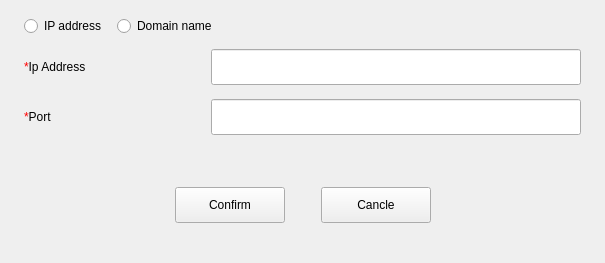
<?xml version="1.0" encoding="UTF-8"?>
<ui version="4.0">
 <class>ServerConfigDialog</class>
 <widget class="QWidget" name="ServerConfigDialog">
  <property name="geometry">
   <rect>
    <x>0</x>
    <y>0</y>
    <width>605</width>
    <height>263</height>
   </rect>
  </property>
  <property name="windowTitle">
   <string>Form</string>
  </property>
  <layout class="QVBoxLayout" name="verticalLayout">
   <property name="spacing">
    <number>10</number>
   </property>
   <property name="leftMargin">
    <number>24</number>
   </property>
   <property name="topMargin">
    <number>16</number>
   </property>
   <property name="rightMargin">
    <number>24</number>
   </property>
   <property name="bottomMargin">
    <number>40</number>
   </property>
   <item>
    <layout class="QHBoxLayout" name="horizontalLayout">
     <item>
      <widget class="QRadioButton" name="rbtn_ip">
       <property name="text">
        <string>IP address</string>
       </property>
      </widget>
     </item>
     <item>
      <widget class="QRadioButton" name="rbtn_dn">
       <property name="text">
        <string>Domain name</string>
       </property>
      </widget>
     </item>
     <item>
      <spacer name="horizontalSpacer">
       <property name="orientation">
        <enum>Qt::Horizontal</enum>
       </property>
       <property name="sizeHint" stdset="0">
        <size>
         <width>40</width>
         <height>20</height>
        </size>
       </property>
      </spacer>
     </item>
    </layout>
   </item>
   <item>
    <widget class="QStackedWidget" name="stackedWidget">
     <property name="currentIndex">
      <number>0</number>
     </property>
     <widget class="QWidget" name="page_ip">
      <layout class="QHBoxLayout" name="horizontalLayout_4">
       <property name="spacing">
        <number>10</number>
       </property>
       <property name="leftMargin">
        <number>0</number>
       </property>
       <property name="topMargin">
        <number>0</number>
       </property>
       <property name="rightMargin">
        <number>0</number>
       </property>
       <property name="bottomMargin">
        <number>0</number>
       </property>
       <item>
        <widget class="QLabel" name="label">
         <property name="text">
          <string>&lt;font color=red&gt;*&lt;/font&gt;Ip Address</string>
         </property>
        </widget>
       </item>
       <item>
        <spacer name="horizontalSpacer_4">
         <property name="orientation">
          <enum>Qt::Horizontal</enum>
         </property>
         <property name="sizeHint" stdset="0">
          <size>
           <width>40</width>
           <height>20</height>
          </size>
         </property>
        </spacer>
       </item>
       <item>
        <widget class="IpMaskLineEdit" name="lineEdit_ip">
         <property name="minimumSize">
          <size>
           <width>370</width>
           <height>36</height>
          </size>
         </property>
         <property name="maximumSize">
          <size>
           <width>370</width>
           <height>36</height>
          </size>
         </property>
        </widget>
       </item>
      </layout>
     </widget>
     <widget class="QWidget" name="page_dn">
      <layout class="QHBoxLayout" name="horizontalLayout_5">
       <property name="spacing">
        <number>10</number>
       </property>
       <property name="leftMargin">
        <number>0</number>
       </property>
       <property name="topMargin">
        <number>0</number>
       </property>
       <property name="rightMargin">
        <number>0</number>
       </property>
       <property name="bottomMargin">
        <number>0</number>
       </property>
       <item>
        <widget class="QLabel" name="label_3">
         <property name="text">
          <string>&lt;font color=red&gt;*&lt;/font&gt;Domain name</string>
         </property>
        </widget>
       </item>
       <item>
        <spacer name="horizontalSpacer_5">
         <property name="orientation">
          <enum>Qt::Horizontal</enum>
         </property>
         <property name="sizeHint" stdset="0">
          <size>
           <width>40</width>
           <height>20</height>
          </size>
         </property>
        </spacer>
       </item>
       <item>
        <widget class="QLineEdit" name="lineEdit_dn">
         <property name="minimumSize">
          <size>
           <width>370</width>
           <height>36</height>
          </size>
         </property>
         <property name="maximumSize">
          <size>
           <width>370</width>
           <height>36</height>
          </size>
         </property>
        </widget>
       </item>
      </layout>
     </widget>
    </widget>
   </item>
   <item>
    <layout class="QHBoxLayout" name="horizontalLayout_3">
     <property name="spacing">
      <number>10</number>
     </property>
     <item>
      <widget class="QLabel" name="label_2">
       <property name="text">
        <string>&lt;font color=red&gt;*&lt;/font&gt;Port</string>
       </property>
      </widget>
     </item>
     <item>
      <spacer name="horizontalSpacer_6">
       <property name="orientation">
        <enum>Qt::Horizontal</enum>
       </property>
       <property name="sizeHint" stdset="0">
        <size>
         <width>40</width>
         <height>20</height>
        </size>
       </property>
      </spacer>
     </item>
     <item>
      <widget class="QLineEdit" name="lineEdit_port">
       <property name="minimumSize">
        <size>
         <width>370</width>
         <height>36</height>
        </size>
       </property>
       <property name="maximumSize">
        <size>
         <width>370</width>
         <height>36</height>
        </size>
       </property>
      </widget>
     </item>
    </layout>
   </item>
   <item>
    <spacer name="verticalSpacer">
     <property name="orientation">
      <enum>Qt::Vertical</enum>
     </property>
     <property name="sizeHint" stdset="0">
      <size>
       <width>20</width>
       <height>40</height>
      </size>
     </property>
    </spacer>
   </item>
   <item>
    <layout class="QHBoxLayout" name="horizontalLayout_2">
     <property name="spacing">
      <number>36</number>
     </property>
     <item>
      <spacer name="horizontalSpacer_2">
       <property name="orientation">
        <enum>Qt::Horizontal</enum>
       </property>
       <property name="sizeHint" stdset="0">
        <size>
         <width>40</width>
         <height>20</height>
        </size>
       </property>
      </spacer>
     </item>
     <item>
      <widget class="QPushButton" name="btn_confirm">
       <property name="minimumSize">
        <size>
         <width>110</width>
         <height>36</height>
        </size>
       </property>
       <property name="maximumSize">
        <size>
         <width>110</width>
         <height>36</height>
        </size>
       </property>
       <property name="text">
        <string>Confirm</string>
       </property>
      </widget>
     </item>
     <item>
      <widget class="QPushButton" name="btn_cancle">
       <property name="minimumSize">
        <size>
         <width>110</width>
         <height>36</height>
        </size>
       </property>
       <property name="maximumSize">
        <size>
         <width>110</width>
         <height>36</height>
        </size>
       </property>
       <property name="text">
        <string>Cancle</string>
       </property>
      </widget>
     </item>
     <item>
      <spacer name="horizontalSpacer_3">
       <property name="orientation">
        <enum>Qt::Horizontal</enum>
       </property>
       <property name="sizeHint" stdset="0">
        <size>
         <width>40</width>
         <height>20</height>
        </size>
       </property>
      </spacer>
     </item>
    </layout>
   </item>
  </layout>
 </widget>
 <customwidgets>
  <customwidget>
   <class>IpMaskLineEdit</class>
   <extends>QLineEdit</extends>
   <header location="global">common/ip-mask-lineedit.h</header>
  </customwidget>
 </customwidgets>
 <resources/>
 <connections/>
</ui>
